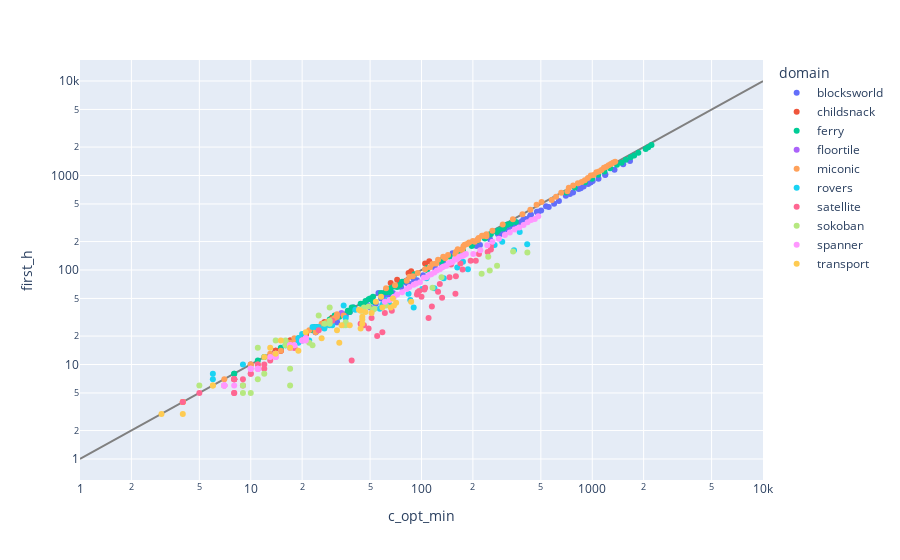

The notebook cell saved with this chart:
### Code cell
""" visualise prediction vs min(returned plan length, reference plan length)"""
model = GPR
df = WHOLE_DF
df = df[df["solved"] == True]
df = df[df["model"] == rename(model)]
fig = px.scatter(df, x="c_opt_min", y="first_h", color="domain", log_x=True, log_y=True)
max_metric= 1e4
diagonal = px.line(x=[1, max_metric], y=[1, max_metric], color_discrete_sequence=['gray'])
fig = go.Figure(diagonal.data + fig.data, layout=fig.layout)
fig.show()

### Figure 1 — Plotly figure (JSON) as saved in the notebook; plotly's stock layout.template omitted (floating-point values rounded to 4 significant figures)
{"data": [{"hovertemplate": "x=%{x}<br>y=%{y}<extra></extra>", "legendgroup": "", "line": {"color": "gray", "dash": "solid"}, "marker": {"symbol": "circle"}, "mode": "lines", "name": "", "orientation": "v", "showlegend": false, "type": "scatter", "x": [1, 10000], "xaxis": "x", "y": [1, 10000], "yaxis": "y"}, {"hovertemplate": "domain=blocksworld<br>c_opt_min=%{x}<br>first_h=%{y}<extra></extra>", "legendgroup": "blocksworld", "marker": {"color": "#636efa", "symbol": "circle"}, "mode": "markers", "name": "blocksworld", "orientation": "v", "showlegend": true, "type": "scatter", "x": [10, 8, 20, 24, 24, 26, 32, 32, 36, 38, 48, 40, 52, 50, 54, 60, 64, 60, 64, 58, 56, 82, 68, 84, 90, 80, 76, 94, 90, 102, 120, 132, 134, 166, 174, 152, 210, 220, 212, 252, 280, 296, 290, 298, 320, 340, 360, 368, 382, 394, 408, 434, 432, 438, 474, 482, 478, 502, 536, 556, 598, 638, 700, 740, 772, 832, 856, 890, 946, 978, 1006, 1088, 1194, 1190, 1350, 1518, 1664], "xaxis": "x", "y": [10, 7, 18, 22, 22, 26, 28, 28, 33, 36, 43, 40, 39, 40, 44, 49, 57, 53, 55, 50, 57, 73, 57, 72, 81, 75, 66, 78, 73, 88, 105, 113, 121, 142, 152, 150, 180, 184, 205, 211, 241, 254, 241, 254, 268, 291, 313, 312, 323, 341, 346, 374, 365, 385, 413, 414, 405, 425, 472, 463, 503, 537, 610, 637, 659, 718, 731, 763, 811, 842, 873, 923, 1025, 1012, 1149, 1314, 1427], "yaxis": "y"}, {"hovertemplate": "domain=childsnack<br>c_opt_min=%{x}<br>first_h=%{y}<extra></extra>", "legendgroup": "childsnack", "marker": {"color": "#EF553B", "symbol": "circle"}, "mode": "markers", "name": "childsnack", "orientation": "v", "showlegend": true, "type": "scatter", "x": [14, 15, 14, 14, 15, 17, 18, 18, 17, 21, 21, 21, 21, 24, 24, 24, 24, 24, 27, 27, 30, 30, 30, 30, 66, 72, 84, 87, 105, 111], "xaxis": "x", "y": [14, 14, 14, 14, 14, 18, 18, 18, 18, 21, 21, 21, 21, 25, 25, 25, 25, 25, 28, 28, 31, 31, 31, 31, 73, 79, 93, 97, 117, 124], "yaxis": "y"}, {"hovertemplate": "domain=ferry<br>c_opt_min=%{x}<br>first_h=%{y}<extra></extra>", "legendgroup": "ferry", "marker": {"color": "#00cc96", "symbol": "circle"}, "mode": "markers", "name": "ferry", "orientation": "v", "showlegend": true, "type": "scatter", "x": [8, 8, 12, 11, 15, 18, 19, 23, 24, 26, 30, 29, 31, 33, 37, 39, 46, 40, 44, 49, 52, 50, 52, 58, 62, 66, 63, 72, 66, 75, 38, 47, 62, 69, 77, 91, 108, 108, 130, 133, 146, 165, 168, 175, 197, 199, 198, 212, 235, 235, 252, 255, 276, 282, 298, 304, 316, 320, 334, 357, 702, 790, 907, 997, 1084, 1178, 1273, 1395, 1486, 1573, 1678, 1760, 1862, 2055, 2129, 2223], "xaxis": "x", "y": [8, 8, 12, 11, 15, 18, 19, 23, 25, 25, 30, 30, 33, 32, 37, 40, 44, 40, 44, 49, 46, 50, 52, 57, 58, 58, 59, 66, 64, 70, 36, 47, 60, 67, 75, 90, 100, 105, 123, 129, 139, 151, 158, 161, 180, 188, 191, 204, 215, 222, 237, 240, 252, 263, 275, 278, 302, 303, 311, 323, 659, 748, 850, 924, 1018, 1103, 1195, 1299, 1368, 1468, 1557, 1631, 1742, 1912, 1990, 2097], "yaxis": "y"}, {"hovertemplate": "domain=floortile<br>c_opt_min=%{x}<br>first_h=%{y}<extra></extra>", "legendgroup": "floortile", "marker": {"color": "#ab63fa", "symbol": "circle"}, "mode": "markers", "name": "floortile", "orientation": "v", "showlegend": true, "type": "scatter", "x": [26, 34], "xaxis": "x", "y": [25, 35], "yaxis": "y"}, {"hovertemplate": "domain=miconic<br>c_opt_min=%{x}<br>first_h=%{y}<extra></extra>", "legendgroup": "miconic", "marker": {"color": "#FFA15A", "symbol": "circle"}, "mode": "markers", "name": "miconic", "orientation": "v", "showlegend": true, "type": "scatter", "x": [4, 4, 4, 8, 7, 7, 10, 11, 10, 15, 13, 13, 18, 17, 17, 20, 20, 18, 24, 22, 24, 28, 26, 28, 28, 30, 31, 35, 32, 32, 62, 70, 82, 85, 89, 95, 105, 112, 116, 122, 125, 138, 134, 143, 158, 159, 163, 174, 176, 179, 185, 190, 205, 200, 214, 216, 226, 230, 240, 240, 172, 214, 260, 299, 343, 390, 434, 472, 505, 579, 614, 658, 715, 729, 773, 824, 867, 905, 943, 981, 1019, 1057, 1095, 1133, 1171, 1209, 1247, 1285, 1323, 1361], "xaxis": "x", "y": [4, 4, 4, 7, 6, 7, 10, 10, 10, 14, 13, 12, 17, 17, 16, 20, 19, 19, 22, 23, 23, 26, 27, 28, 28, 30, 31, 33, 34, 32, 64, 69, 77, 85, 86, 93, 102, 107, 116, 117, 128, 133, 138, 144, 147, 155, 166, 166, 178, 185, 188, 195, 199, 203, 211, 218, 230, 230, 228, 239, 163, 208, 261, 303, 345, 390, 434, 489, 523, 550, 597, 656, 682, 740, 784, 828, 854, 890, 943, 998, 1013, 1083, 1100, 1145, 1205, 1238, 1287, 1322, 1362, 1395], "yaxis": "y"}, {"hovertemplate": "domain=rovers<br>c_opt_min=%{x}<br>first_h=%{y}<extra></extra>", "legendgroup": "rovers", "marker": {"color": "#19d3f3", "symbol": "circle"}, "mode": "markers", "name": "rovers", "orientation": "v", "showlegend": true, "type": "scatter", "x": [9, 16, 23, 16, 6, 20, 35, 19, 6, 19, 29, 30, 36, 22, 41, 25, 63, 27, 90, 119, 57, 107, 101, 86, 65, 59, 84, 162, 24, 135, 175, 187, 416, 297, 376, 268, 348], "xaxis": "x", "y": [10, 16, 25, 16, 8, 21, 42, 19, 7, 17, 26, 26, 31, 18, 38, 25, 48, 24, 40, 64, 39, 82, 63, 48, 43, 43, 56, 106, 25, 82, 122, 102, 187, 199, 253, 184, 162], "yaxis": "y"}, {"hovertemplate": "domain=satellite<br>c_opt_min=%{x}<br>first_h=%{y}<extra></extra>", "legendgroup": "satellite", "marker": {"color": "#FF6692", "symbol": "circle"}, "mode": "markers", "name": "satellite", "orientation": "v", "showlegend": true, "type": "scatter", "x": [4, 8, 8, 5, 9, 10, 10, 8, 9, 8, 17, 11, 8, 18, 13, 21, 21, 12, 25, 44, 30, 29, 18, 11, 49, 67, 61, 51, 12, 46, 97, 105, 94, 95, 100, 104, 39, 125, 55, 169, 128, 159, 146, 59, 149, 132, 174, 217, 194, 208, 115, 255, 158, 244, 254, 110, 255], "xaxis": "x", "y": [4, 5, 7, 5, 6, 8, 8, 7, 7, 5, 15, 9, 7, 15, 11, 19, 19, 10, 23, 27, 29, 28, 15, 10, 24, 37, 35, 31, 9, 26, 60, 65, 55, 58, 52, 62, 11, 59, 20, 117, 71, 86, 84, 22, 114, 51, 101, 148, 125, 125, 41, 165, 56, 155, 180, 31, 178], "yaxis": "y"}, {"hovertemplate": "domain=sokoban<br>c_opt_min=%{x}<br>first_h=%{y}<extra></extra>", "legendgroup": "sokoban", "marker": {"color": "#B6E880", "symbol": "circle"}, "mode": "markers", "name": "sokoban", "orientation": "v", "showlegend": true, "type": "scatter", "x": [10, 7, 5, 17, 9, 17, 12, 11, 16, 11, 9, 22, 23, 14, 16, 36, 29, 27, 36, 35, 29, 16, 25, 29, 45, 52, 53, 46, 62, 49, 116, 131, 225, 251, 277, 246, 417, 344], "xaxis": "x", "y": [5, 6, 6, 6, 6, 9, 8, 7, 16, 15, 5, 17, 16, 18, 18, 26, 27, 27, 28, 26, 29, 17, 33, 40, 37, 38, 39, 40, 42, 41, 65, 84, 91, 99, 111, 138, 153, 157], "yaxis": "y"}, {"hovertemplate": "domain=spanner<br>c_opt_min=%{x}<br>first_h=%{y}<extra></extra>", "legendgroup": "spanner", "marker": {"color": "#FF97FF", "symbol": "circle"}, "mode": "markers", "name": "spanner", "orientation": "v", "showlegend": true, "type": "scatter", "x": [7, 7, 7, 7, 7, 8, 10, 10, 10, 11, 11, 11, 13, 14, 14, 14, 14, 14, 17, 17, 17, 17, 18, 18, 20, 20, 21, 21, 21, 21, 61, 65, 69, 72, 77, 82, 85, 90, 93, 98, 103, 107, 111, 114, 119, 123, 128, 132, 135, 140, 144, 149, 152, 157, 161, 166, 170, 173, 178, 182, 201, 221, 243, 260, 284, 308, 329, 351, 373, 396, 418, 439, 461, 483], "xaxis": "x", "y": [6, 6, 6, 6, 6, 6, 9, 9, 9, 9, 9, 9, 12, 13, 12, 12, 13, 12, 16, 16, 16, 15, 16, 16, 18, 18, 19, 19, 19, 18, 46, 48, 52, 55, 58, 63, 66, 70, 72, 74, 83, 84, 89, 90, 94, 99, 102, 106, 109, 111, 118, 120, 122, 129, 130, 137, 140, 140, 144, 148, 148, 162, 183, 199, 214, 235, 249, 268, 281, 300, 321, 338, 347, 371], "yaxis": "y"}, {"hovertemplate": "domain=transport<br>c_opt_min=%{x}<br>first_h=%{y}<extra></extra>", "legendgroup": "transport", "marker": {"color": "#FECB52", "symbol": "circle"}, "mode": "markers", "name": "transport", "orientation": "v", "showlegend": true, "type": "scatter", "x": [3, 4, 6, 6, 12, 13, 14, 15, 19, 17, 21, 26, 32, 44, 34, 45, 45, 45, 51, 44, 47, 43, 66, 71, 59, 69, 87, 54, 68, 58, 33, 38], "xaxis": "x", "y": [3, 3, 6, 6, 12, 15, 13, 18, 14, 15, 22, 19, 23, 24, 26, 30, 32, 27, 35, 37, 36, 38, 40, 45, 40, 42, 46, 46, 50, 52, 17, 26], "yaxis": "y"}], "layout": {"legend": {"title": {"text": "domain"}, "tracegroupgap": 0}, "margin": {"t": 60}, "xaxis": {"anchor": "y", "domain": [0, 1], "title": {"text": "c_opt_min"}, "type": "log"}, "yaxis": {"anchor": "x", "domain": [0, 1], "title": {"text": "first_h"}, "type": "log"}}}
